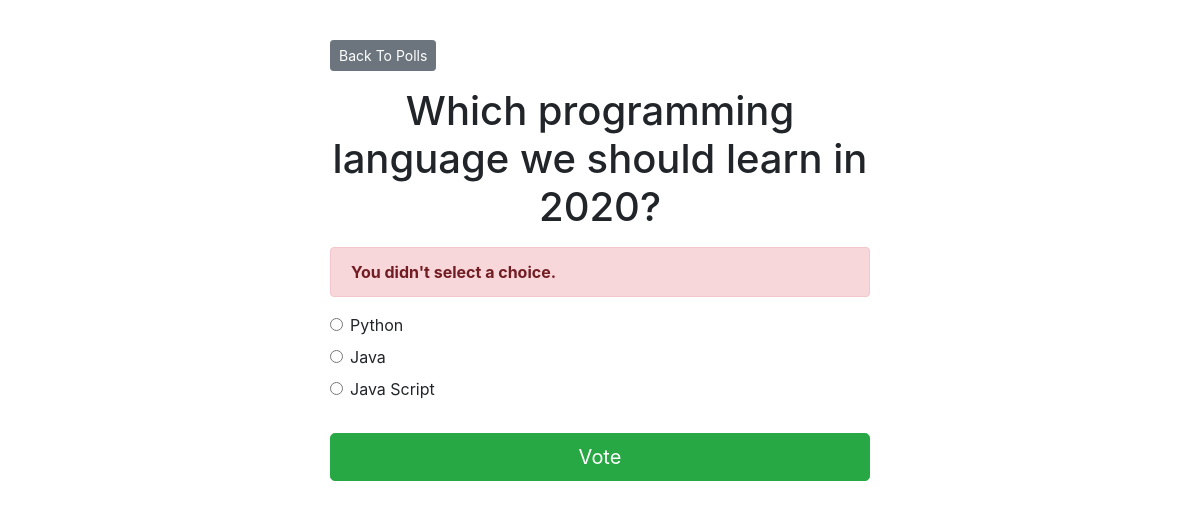
The page /1/vote/ on the database its author committed.
### polls/models.py (models this page shows, shortened)
class Question(models.Model):
    question_text = models.CharField(max_length=200)
    pub_date = models.DateTimeField('date published')

class Choice(models.Model):
    question = models.ForeignKey(Question, on_delete=models.CASCADE)
    choice_text = models.CharField(max_length=200)
    votes = models.IntegerField(default=0)

### polls/views.py (the view)
# urls.py: path('<int:question_id>/vote/', views.vote, name='vote'),
def vote(request, question_id):
    question = get_object_or_404(Question, pk=question_id)
    try:
        selected_choice = question.choice_set.get(pk=request.POST['choice'])
    except (KeyError, Choice.DoesNotExist):
        return render(request, 'polls/detail.html', {
            'question': question,
            'error_message': "You didn't select a choice.",})
    else:
        selected_choice.votes += 1
        selected_choice.save()
        return HttpResponseRedirect(reverse('polls:results', args=(question.id,)))

### polls/templates/polls/detail.html (shortened to what this page needs)
{% extends 'base.html' %}
{% block content %}
<a class ="btn btn-secondary btn-sm mb-3" href="{% url 'polls:index' %}">Back To Polls </a>
<h1 class="text-center mb-3">{{ question.question_text }}</h1>
{% if error_message %}
<p class="alert alert-danger">
    <strong>{{ error_message }}</strong>
</p>
{% endif %}
<form action="{% url 'polls:vote' question.id %}" method="post">
    {% for choice in question.choice_set.all %}
        <div class="form-check">
            <input
            type="radio"
            name="choice"
            class="form-check-input"
            id="choice{{ forloop.counter }}"
            value="{{ choice.id }}"
            />
            <label for="choice{{ forloop.counter }}">{{ choice.choice_text }}</label>
        </div>
    {% endfor %}
    <input type="submit" value="Vote" class="btn btn-success btn-lg btn-block mt-4" />
</form>
{% endblock %}

### rows shown on the page
Question: question_text "Which programming language we should learn in 2020?"
Choice: choice_text "Python"
Choice: choice_text "Java"
Choice: choice_text "Java Script"

### other values the page prints
{{ error_message }} "You didn't select a choice."
